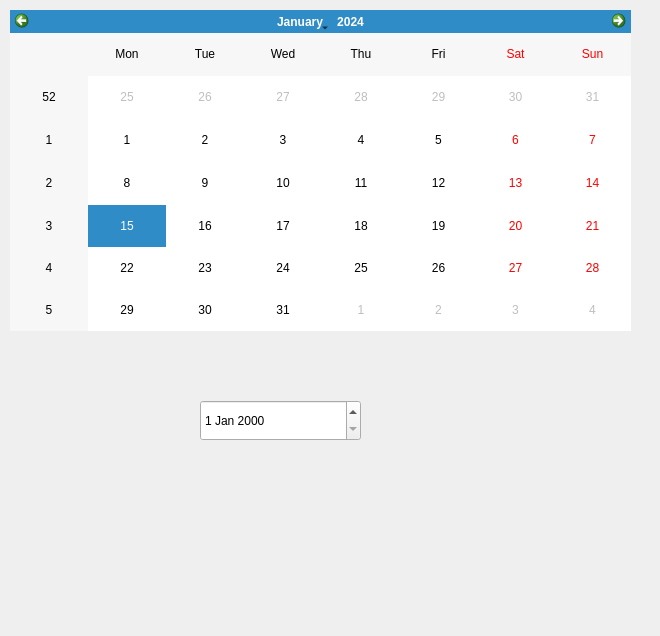
<?xml version="1.0" encoding="UTF-8"?>
<ui version="4.0">
 <class>Dialog</class>
 <widget class="QDialog" name="Dialog">
  <property name="geometry">
   <rect>
    <x>0</x>
    <y>0</y>
    <width>660</width>
    <height>636</height>
   </rect>
  </property>
  <property name="windowTitle">
   <string>Dialog</string>
  </property>
  <widget class="QDateEdit" name="dateEdit">
   <property name="geometry">
    <rect>
     <x>200</x>
     <y>400</y>
     <width>161</width>
     <height>41</height>
    </rect>
   </property>
  </widget>
  <widget class="QCalendarWidget" name="calendarWidget">
   <property name="geometry">
    <rect>
     <x>10</x>
     <y>10</y>
     <width>621</width>
     <height>321</height>
    </rect>
   </property>
  </widget>
 </widget>
 <resources/>
 <connections/>
</ui>
